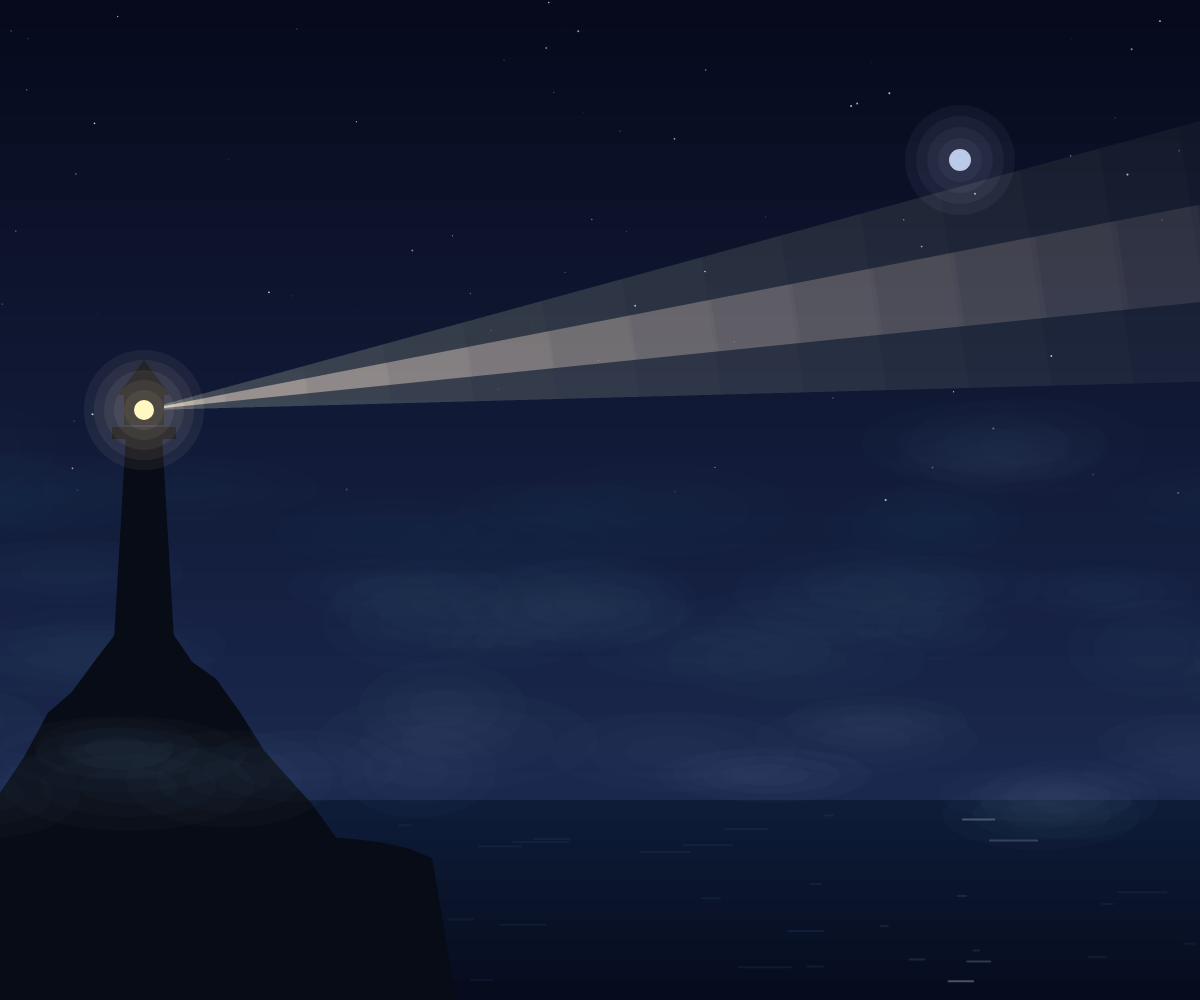
Frame 1 (no input)
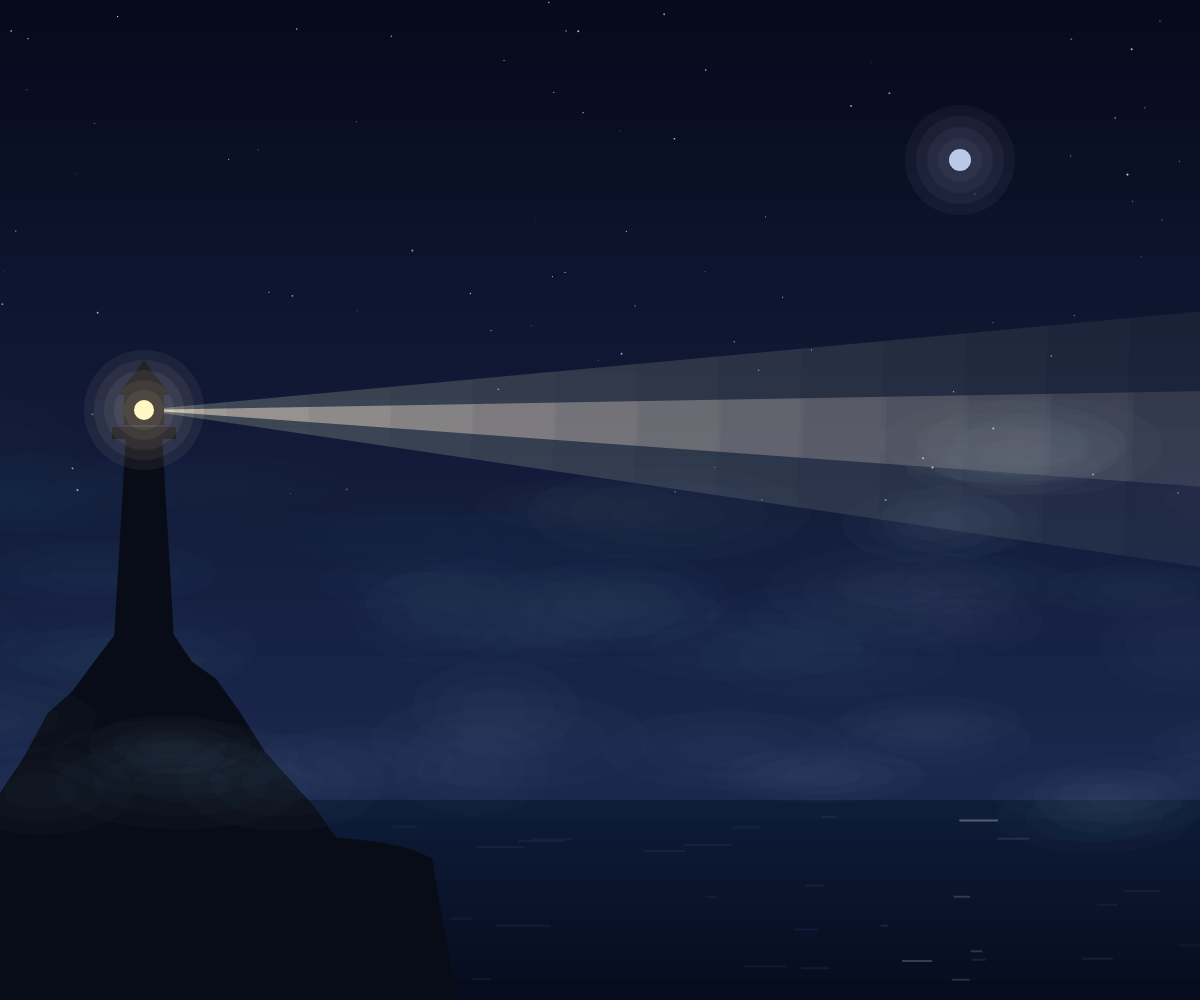
Frame 60 (no input)
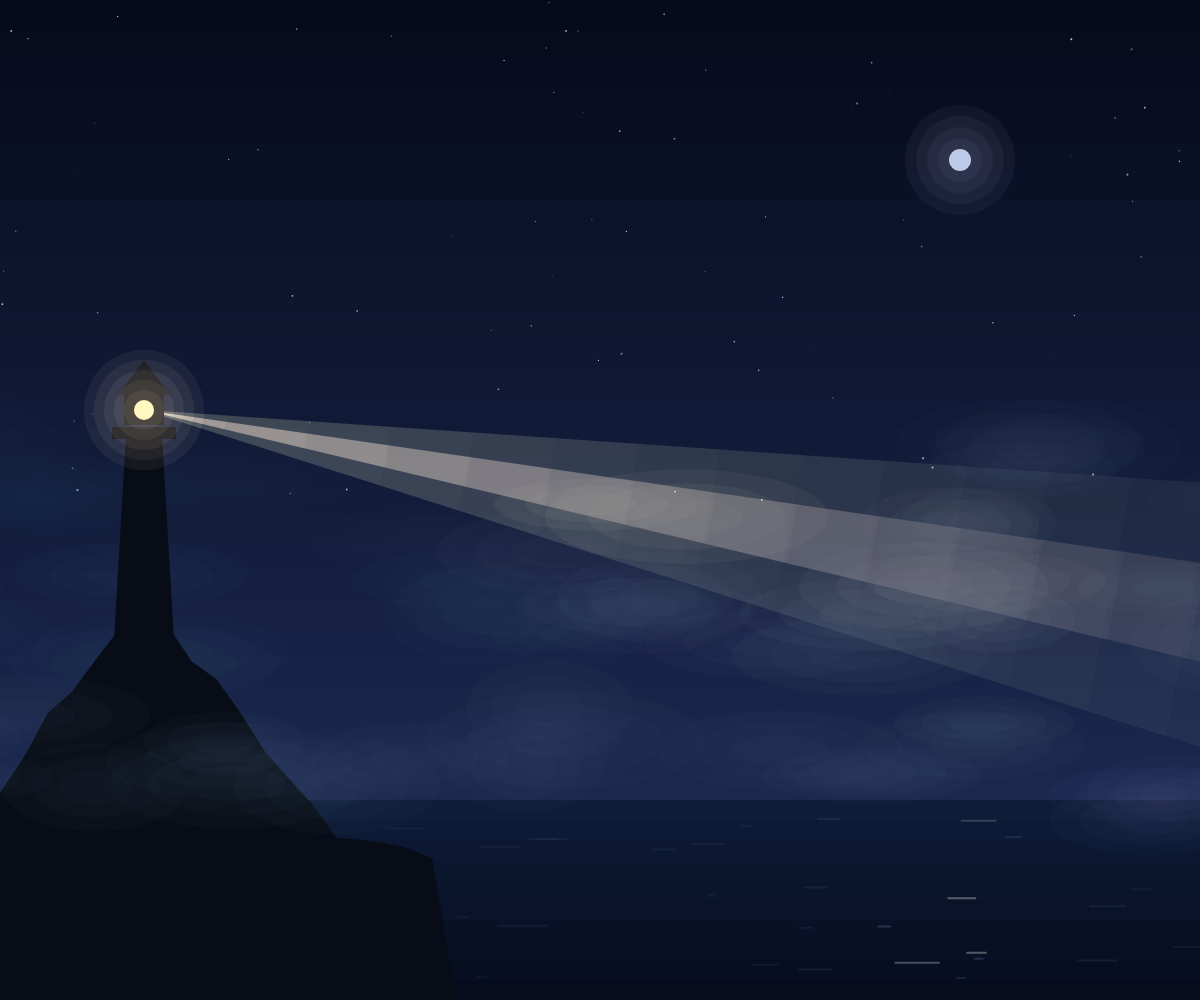
Frame 120 (the mouse pressed at the canvas centre since frame 60)

The p5.js sketch that drew these frames (run headless with seeded random() and noise() and a simulated clock; from frame 60 on, the mouse is pressed at the canvas centre):

// p5.js sketch
// ── sketch.js
// A lighthouse beam over drifting fog. Everything is placed in fractions of the
// canvas so the scene survives any window size; time comes from frameCount so a
// frozen clock still sees the picture move.
let t = 0, beamA = 0, beamLen = 0;
const lamp = { x: 0, y: 0 };
let stars = [], glints = [], rock = [];

// Three fog banks, far to near: slower, bluer and thinner in the distance.
const banks = [
  { y: 0.50, speed: 0.010, alpha: 7,  cool: [52, 72, 108], n: 26, puffs: [] },
  { y: 0.62, speed: 0.018, alpha: 9,  cool: [66, 86, 122], n: 28, puffs: [] },
  { y: 0.76, speed: 0.030, alpha: 10, cool: [80, 100, 134], n: 26, puffs: [] },
];

function setup() {
  createCanvas(windowWidth, windowHeight);
  pixelDensity(1);
  frameRate(30);
  for (let i = 0; i < 90; i++)
    stars.push({ x: random(), y: random(0.5), s: random(1, 2.2), ph: random(TWO_PI), sp: random(0.8, 2.6) });
  for (let i = 0; i < 40; i++)
    glints.push({ x: random(0.22, 1), y: random(0.81, 0.98), len: random(0.015, 0.05), ph: random(TWO_PI) });
  for (const b of banks)
    for (let i = 0; i < b.n; i++)
      b.puffs.push({ px: random(), py: random(-0.05, 0.05), w: random(0.12, 0.24), h: random(0.05, 0.10), ph: random(TWO_PI) });
  // Headland outline: a broad hump with a ragged edge, built once.
  for (let x = 0; x <= 0.38; x += 0.02) {
    const hump = 0.24 * exp(-sq((x - 0.12) / 0.11));
    rock.push([x, 0.86 - hump + random(-0.012, 0.012)]);
  }
}

// How brightly the beam lights a point: narrow in angle, fading with distance.
function beamAt(x, y) {
  const dx = x - lamp.x, dy = y - lamp.y;
  if (dx < 0) return 0;
  const da = atan2(dy, dx) - beamA;
  return exp(-da * da / 0.02) * max(0, 1 - sqrt(dx * dx + dy * dy) / beamLen);
}

function draw() {
  t = frameCount / 60;
  lamp.x = 0.12 * width;
  lamp.y = 0.41 * height;
  beamLen = 1.1 * max(width, height);
  beamA = -0.15 + 0.6 * sin(t * 0.3);

  noStroke();
  for (let i = 0; i < 28; i++) {                        // sky, darkest overhead
    fill(lerp(6, 26, i / 27), lerp(10, 40, i / 27), lerp(28, 78, i / 27));
    rect(0, i * 0.8 * height / 28, width, 0.8 * height / 28 + 1);
  }
  for (const s of stars) {
    fill(215, 225, 255, 110 + 110 * sin(t * s.sp + s.ph));
    ellipse(s.x * width, s.y * height, s.s);
  }
  for (let r = 5; r > 0; r--) {                         // moon and its halo
    fill(200, 215, 245, r === 1 ? 235 : 12);
    ellipse(0.8 * width, 0.16 * height, r * 0.022 * height);
  }
  for (let i = 0; i < 10; i++) {                        // water
    fill(lerp(14, 6, i / 9), lerp(28, 12, i / 9), lerp(56, 30, i / 9));
    rect(0, (0.8 + i * 0.02) * height, width, 0.02 * height + 1);
  }

  // The beam: stacked wedges of decreasing length add up to a linear fade.
  blendMode(ADD);
  for (const band of [{ hw: 0.12, a: 3 }, { hw: 0.045, a: 6 }])
    for (let i = 0; i < 16; i++) {
      const d = beamLen * (1 - i / 16);
      fill(255, 232, 175, band.a);
      triangle(lamp.x, lamp.y,
        lamp.x + cos(beamA - band.hw) * d, lamp.y + sin(beamA - band.hw) * d,
        lamp.x + cos(beamA + band.hw) * d, lamp.y + sin(beamA + band.hw) * d);
    }
  blendMode(BLEND);

  drawFog(banks[0]);
  drawFog(banks[1]);

  strokeWeight(2);                                      // moon glitter and beam glints
  for (const g of glints) {
    const x = g.x * width, y = g.y * height + sin(t * 0.6 + g.ph) * 3;
    const moon = 0.5 * exp(-sq((x - 0.8 * width) / (0.08 * width)));
    const b = min(1, (moon + beamAt(x, y) * 1.4) * (0.6 + 0.4 * sin(t * 1.3 + g.ph)));
    stroke(lerp(70, 255, b), lerp(100, 236, b), lerp(150, 190, b), 30 + 210 * b);
    const half = g.len * width * (0.6 + 0.4 * sin(t * 0.8 + g.ph)) / 2;
    line(x - half, y, x + half, y);
  }
  noStroke();

  fill(8, 12, 22);                                      // headland and tower, pure silhouette
  beginShape();
  vertex(0, height);
  for (const p of rock) vertex(p[0] * width, p[1] * height);
  vertex(0.38 * width, height);
  endShape(CLOSE);
  const h = height, top = 0.435 * h;
  quad(lamp.x - 0.03 * h, 0.64 * h, lamp.x - 0.018 * h, top, lamp.x + 0.018 * h, top, lamp.x + 0.03 * h, 0.64 * h);
  rect(lamp.x - 0.032 * h, top - 0.008 * h, 0.064 * h, 0.012 * h);   // gallery
  rect(lamp.x - 0.02 * h, lamp.y - 0.015 * h, 0.04 * h, 0.03 * h);   // lamp room
  triangle(lamp.x - 0.026 * h, lamp.y - 0.015 * h, lamp.x + 0.026 * h, lamp.y - 0.015 * h, lamp.x, lamp.y - 0.05 * h);

  blendMode(ADD);                                       // the lamp itself
  for (let r = 6; r > 0; r--) {
    fill(255, 225, 160, r === 1 ? 200 : 14);
    ellipse(lamp.x, lamp.y, r * 0.02 * h);
  }
  blendMode(BLEND);

  drawFog(banks[2]);
}

// Each puff is three nested ellipses; a puff the beam touches warms and thickens.
function drawFog(bank) {
  noStroke();
  for (const p of bank.puffs) {
    const x = (((p.px + t * bank.speed) % 1) * 1.5 - 0.25) * width;
    const y = (bank.y + p.py + sin(t * 0.25 + p.ph) * 0.015) * height;
    const k = beamAt(x, y);
    fill(lerp(bank.cool[0], 255, k * 0.9), lerp(bank.cool[1], 236, k * 0.9),
         lerp(bank.cool[2], 190, k * 0.9), bank.alpha * (1 + 3.5 * k));
    for (let s = 1; s > 0.3; s -= 0.3) ellipse(x, y, p.w * width * s, p.h * height * s);
  }
}

function windowResized() {
  resizeCanvas(windowWidth, windowHeight);
}
